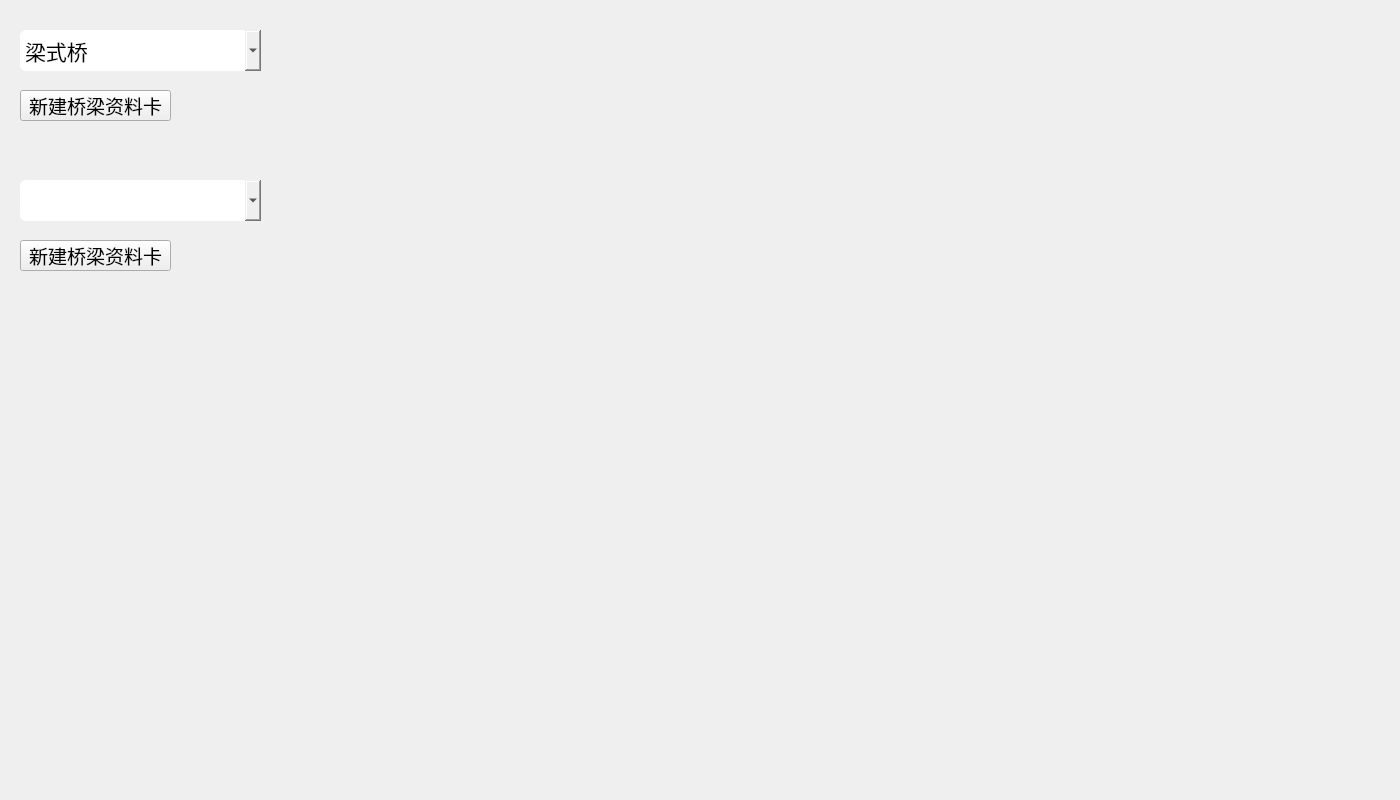
<?xml version="1.0" encoding="UTF-8"?>
<ui version="4.0">
 <class>MainWindowClass</class>
 <widget class="QWidget" name="MainWindowClass">
  <property name="geometry">
   <rect>
    <x>0</x>
    <y>0</y>
    <width>1400</width>
    <height>800</height>
   </rect>
  </property>
  <property name="minimumSize">
   <size>
    <width>1400</width>
    <height>800</height>
   </size>
  </property>
  <property name="maximumSize">
   <size>
    <width>1400</width>
    <height>800</height>
   </size>
  </property>
  <property name="font">
   <font>
    <family>等线</family>
    <pointsize>18</pointsize>
   </font>
  </property>
  <property name="windowTitle">
   <string>MainWindow</string>
  </property>
  <property name="styleSheet">
   <string notr="true">QComboBox {
	border-radius: 6px;
}</string>
  </property>
  <widget class="QWidget" name="mapWidget" native="true">
   <property name="geometry">
    <rect>
     <x>300</x>
     <y>0</y>
     <width>1100</width>
     <height>800</height>
    </rect>
   </property>
  </widget>
  <widget class="QComboBox" name="bridgeTypes">
   <property name="geometry">
    <rect>
     <x>20</x>
     <y>30</y>
     <width>241</width>
     <height>41</height>
    </rect>
   </property>
   <property name="font">
    <font>
     <family>等线</family>
     <pointsize>16</pointsize>
    </font>
   </property>
   <item>
    <property name="text">
     <string>梁式桥</string>
    </property>
   </item>
   <item>
    <property name="text">
     <string>板、助、箱型拱桥</string>
    </property>
   </item>
   <item>
    <property name="text">
     <string>双曲拱桥</string>
    </property>
   </item>
   <item>
    <property name="text">
     <string>钢架、衍架拱桥</string>
    </property>
   </item>
   <item>
    <property name="text">
     <string>钢-混凝土组合拱桥</string>
    </property>
   </item>
   <item>
    <property name="text">
     <string>斜拉桥</string>
    </property>
   </item>
   <item>
    <property name="text">
     <string>悬索桥</string>
    </property>
   </item>
  </widget>
  <widget class="QPushButton" name="newProfileBtn">
   <property name="geometry">
    <rect>
     <x>20</x>
     <y>90</y>
     <width>151</width>
     <height>31</height>
    </rect>
   </property>
   <property name="font">
    <font>
     <family>等线</family>
     <pointsize>14</pointsize>
    </font>
   </property>
   <property name="text">
    <string>新建桥梁资料卡</string>
   </property>
  </widget>
  <widget class="QComboBox" name="bridgeNames">
   <property name="geometry">
    <rect>
     <x>20</x>
     <y>180</y>
     <width>241</width>
     <height>41</height>
    </rect>
   </property>
   <property name="font">
    <font>
     <family>等线</family>
     <pointsize>16</pointsize>
    </font>
   </property>
  </widget>
  <widget class="QPushButton" name="showProfileBtn">
   <property name="geometry">
    <rect>
     <x>20</x>
     <y>240</y>
     <width>151</width>
     <height>31</height>
    </rect>
   </property>
   <property name="font">
    <font>
     <family>等线</family>
     <pointsize>14</pointsize>
    </font>
   </property>
   <property name="text">
    <string>新建桥梁资料卡</string>
   </property>
  </widget>
 </widget>
 <layoutdefault spacing="6" margin="11"/>
 <resources/>
 <connections/>
</ui>
